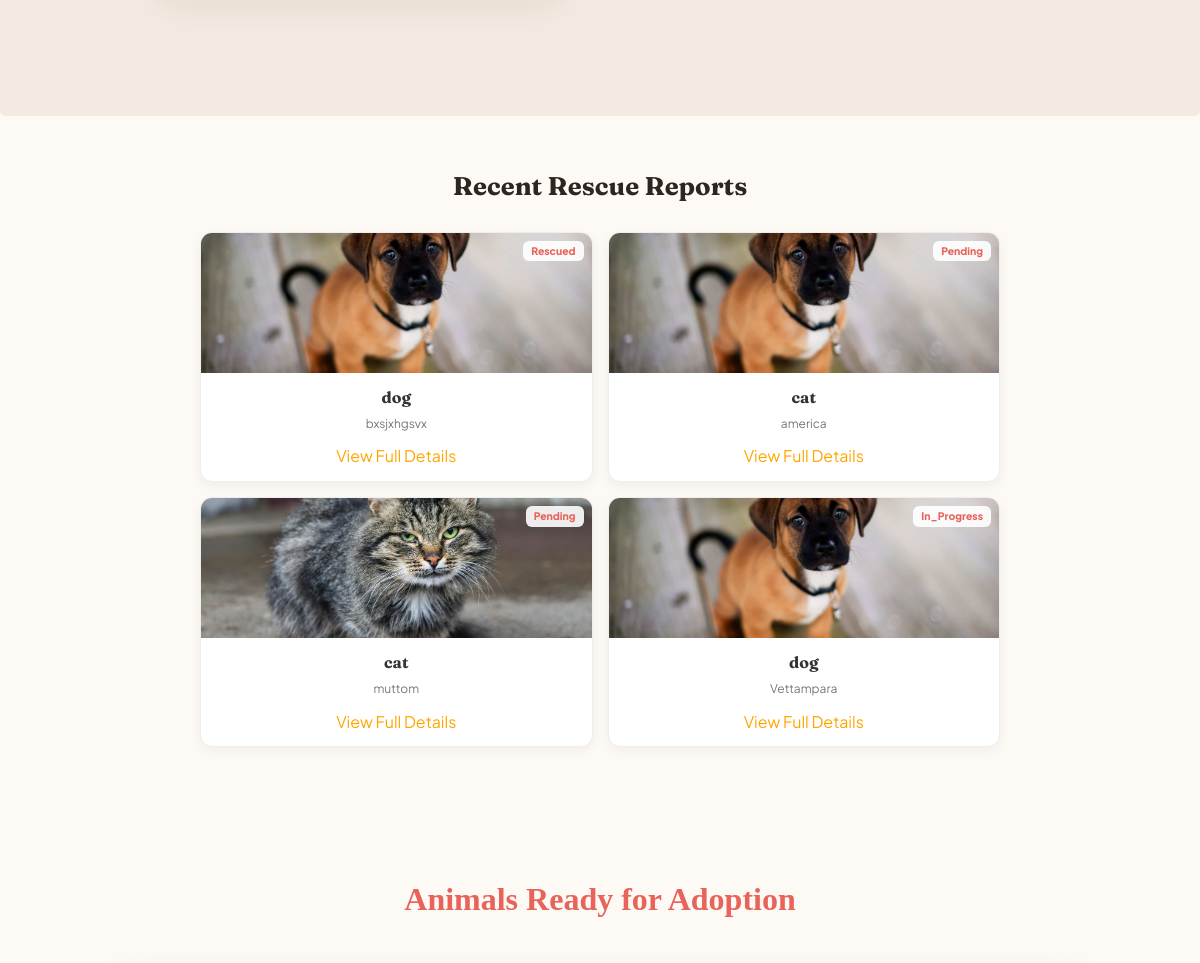
The app's page /VolunteerHome/ (middle part), older data.
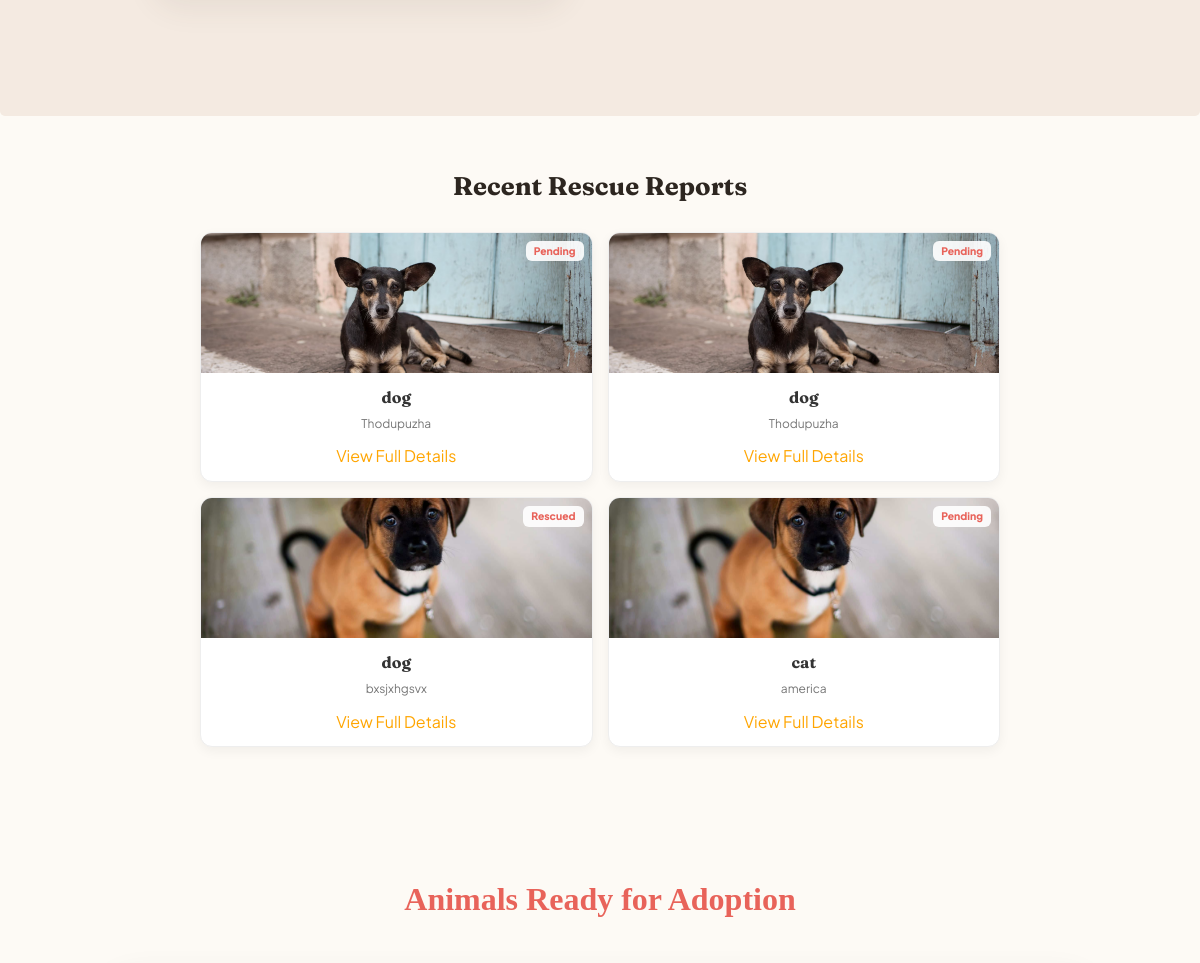
The same page, newer data.
### App/models.py (models this page shows, shortened)
class ReportSubmit(models.Model):
    ANIMAL_TYPE_CHOICES = [
        ('dog', 'Dog'),
        ('cat', 'Cat'),
        ('other', 'Other'),
    ]
    LOCATION_SOURCE_CHOICES = [
        ('manual', 'Manual'),
        ('gps', 'GPS'),
    ]
    STATUS_CHOICES = [
        ('pending', 'Pending'),
        ('in_progress', 'In Progress'),
        ('awaiting_verification', 'Awaiting Verification'),
        ('rescued', 'Rescued'),
    ]
    animal_type = models.CharField(max_length=10, choices=ANIMAL_TYPE_CHOICES)
    conditions = models.ManyToManyField(Condition, blank=True)
    animal_count = models.PositiveIntegerField(default=1)
    manual_location = models.CharField(
        max_length=255,
        help_text="Road name and nearby landmark"
    )
    auto_latitude = models.DecimalField(
        max_digits=9,
        decimal_places=6,
        blank=True,
        null=True
    )
    auto_longitude = models.DecimalField(
        max_digits=9,
        decimal_places=6,
        blank=True,
        null=True
    )
    location_source = models.CharField(
        max_length=10,
        choices=LOCATION_SOURCE_CHOICES,
        default='manual'
    )
    status = models.CharField(
        max_length=30,
        choices=STATUS_CHOICES,
        default='pending'
    )
    claimed_by = models.ForeignKey(
    User,
    on_delete=models.SET_NULL,
    null=True,
    blank=True,
    related_name='claimed_reports'
)
    claimed_at = models.DateTimeField(
        null=True,
        blank=True
)
    reporter = models.ForeignKey(
        User,
        on_delete=models.SET_NULL,
        null=True,
        blank=True
)
    user = models.ForeignKey(
        User,
        null=True,
        on_delete=models.CASCADE,
        related_name="reports"
)
    rescue_image = models.ImageField(
        upload_to="rescue_proof/",
        null=True,
        blank=True,
        help_text="Live photo of the animal at the center or safe-zone"
    )
    rescue_notes = models.TextField(blank=True, null=True, help_text="How was the rescue? Any immediate medical needs?")
    rescue_image = models.ImageField(upload_to="rescue_proof/", blank=True, null=True)
    is_verified_rescue = models.BooleanField(default=False)
    rescue_notes = models.TextField(
        null=True,
        blank=True,
        help_text="Details about the animal's current location and condition"
    )
    is_verified_rescue = models.BooleanField(default=False)
    verified_at = models.DateTimeField(null=True, blank=True)
    created_at = models.DateTimeField(default=timezone.now)

class ReportImage(models.Model):
    report = models.ForeignKey(
        ReportSubmit,
        on_delete=models.CASCADE,
        related_name="images"
    )
    image = models.ImageField(upload_to="stray_photos/")
    uploaded_at = models.DateTimeField(auto_now_add=True)

### App/views.py (the view)
# urls.py: path('VolunteerHome/', views.VolunteerHome, name='VolunteerHome'),
def VolunteerHome(request):
    cases = ReportSubmit.objects.all().order_by('-id')[:4]
    animals = Animal.objects.filter(
        in_adoption=True
    ).exclude(status='Adopted').order_by('-id')[:4]
    return render(request, 'VolunteerHome.html', {
        'cases': cases,
        'animals': animals
    })

### App/templates/VolunteerHome.html (shortened to what this page needs)
{% load static %}
<!DOCTYPE html>
<html lang="en">
<head>
    <link rel="stylesheet" href="{% static 'css/home.css' %}">
</head>
<body>
    <div id="success-stories-container" style="position: relative; overflow: hidden;">
        <div class="success-slide active">
        </div>
    </div>
    <section class="rescue-grid-section">
        <h2 class="section-title">Recent Rescue Reports</h2>
        <div class="rescue-grid">
            {% for case in cases %}
            <div class="rescue-card">
                <div class="rescue-card-image">
                    {% if case.images.first %}
                    <img src="{{ case.images.first.image.url }}" alt="Rescue Case">
                    {% else %}
                    <div class="no-img-box">🐾</div>
                    {% endif %}
                    <div class="status-badge">{{ case.status|title }}</div>
                </div>
                <div class="rescue-card-info">
                    <h4>{{ case.animal_type }}</h4>
                    <p class="location"> {{ case.manual_location }}</p>
                    <div class="case-card">
                        <a href="{% url 'ReportDetail' case.id %}" class="view-btn"
                            style="text-decoration: none;color: orange;">View Full Details</a>
                    </div>
                </div>
            </div>
            {% empty %}
            <p class="empty-msg">No recent reports found.</p>
            {% endfor %}
        </div>
    </section>
    <section class="adoption-reports-area">
        <h2>Animals Ready for Adoption</h2>
    </section>
</body>
</html>

Row changes from the older to the newer data that the page shows:
no longer on this page (row unchanged): ReportSubmit: images.first.image (picture), status "Pending", animal_type "cat", manual_location "muttom"
no longer on this page (row unchanged): ReportSubmit: images.first.image (picture), status "In_Progress", animal_type "dog", manual_location "Vettampara"
added ReportSubmit: images.first.image (picture), status "Pending", animal_type "dog", manual_location "Thodupuzha"
added ReportSubmit: images.first.image (picture), status "Pending", animal_type "dog", manual_location "Thodupuzha"
